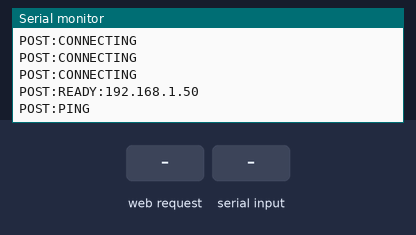
This sketch was run on a simulated ESP8266 (NodeMCU). Parts: the last lines printed to the serial monitor. Inputs (shaded band) come from the test bench. WiFi joins after 1.5 s; servers stay silent unless stated.

Above: at 3.7 s.
3.8 s: HTTP request GET /toggle received
At 5.0 s:
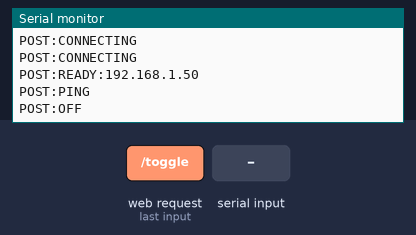
5.3 s: "ON\n" received over Serial
At 6.3 s:
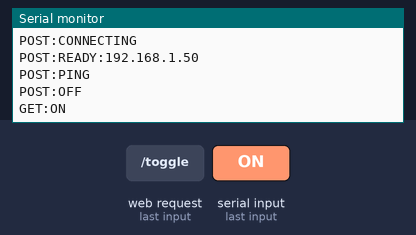
6.8 s: HTTP request GET /toggle?state=1 received
At 7.5 s:
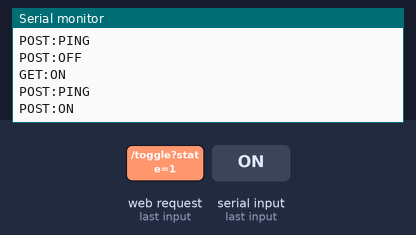
8.3 s: "OFF\n" received over Serial
At 8.7 s:
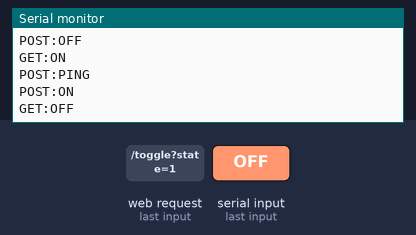
9.8 s: "PONG\n" received over Serial
At 10.4 s:
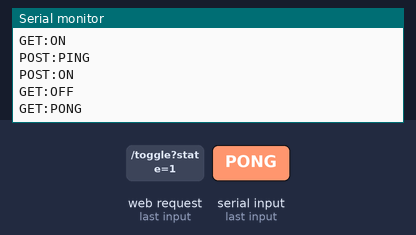
11.3 s: "1\n" received over Serial
At 12.1 s:
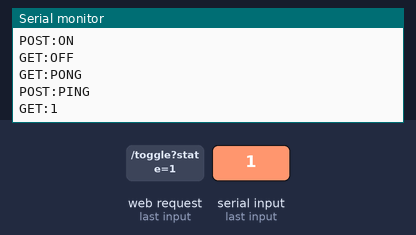

The sketch:

ESP.ino
```cpp
#include <ESP8266WebServer.h>
#include <ESP8266WiFi.h>

const char* ssid = "K2005";
const char* password = "2wsx2wsx2wsx";

ESP8266WebServer server(80);
bool ledState = false;
bool stmConnected = false;
unsigned long lastSyncAttempt = 0;
unsigned long lastPingSent = 0;
bool waitingForPong = false;

const char indexHtml[] PROGMEM = R"rawliteral(
<!DOCTYPE html>
<html lang="ru">

<head>
  <meta charset="UTF-8">
  <meta name="viewport" content="width=device-width, initial-scale=1.0">
  <title>STM32 LED</title>
  <style>
    * {
      margin: 0;
      padding: 0;
      box-sizing: border-box;
    }

    body {
      font-family: 'Segoe UI', Tahoma, sans-serif;
      background: #0f172a;
      color: #eee;
      display: flex;
      justify-content: center;
      align-items: center;
      min-height: 100vh;
    }

    .container {
      text-align: center;
      background: #1e293b;
      padding: 40px;
      box-shadow: 6px 6px #00000080;
    }

    .btn-shadow {
      box-shadow: 6px 6px #00000080;
      border-radius: 50%;
    }

    #led-btn {
      width: 200px;
      height: 200px;
      border-radius: 50%;
      border: none;
      font-size: 24px;
      font-weight: bold;
      cursor: pointer;
      transition: all 0.2s ease;
      background: #ff0000;
      color: white;
    }

    #led-btn.on {
      background: #00ff00;
    }

    #led-btn:active {
      transform: translate(4px, 4px);
    }

    #status {
      position: absolute;
      bottom: 3px;
      right: 8px;
      font-size: 18px;
      color: #2e405c;
      text-align: right;
    }
  </style>
</head>

<body>
  <div class="container">
    <div class="btn-shadow">
      <button id="led-btn" onclick="toggleLED()">OFF</button>
    </div>
  </div>
  <p id="status">Загрузка...</p>
  <script>
    let isLedOn = false;
    let status = document.getElementById('status');
    async function toggleLED() {
      isLedOn = !isLedOn;
      const btn = document.getElementById('led-btn');
      btn.textContent = isLedOn ? 'ON' : 'OFF';
      btn.classList.toggle('on', isLedOn);
      status.textContent = 'Отправка команды...';
      try {
        const response = await fetch('/toggle?state=' + (isLedOn ? '1' : '0'));
        const data = await response.json();
        status.textContent = data.message;
      } catch (e) {
        status.textContent = 'Ошибка связи!';
        isLedOn = !isLedOn;
        btn.textContent = isLedOn ? 'ON' : 'OFF';
        btn.classList.toggle('on', isLedOn);
      }
    }
    async function getStatus() {
      try {
        const response = await fetch('/status');
        const data = await response.json();
        isLedOn = data.state === 1;
        const btn = document.getElementById('led-btn');
        btn.textContent = isLedOn ? 'ON' : 'OFF';
        btn.classList.toggle('on', isLedOn);
        status.textContent = 'Подключено';
      } catch (e) {
        status.textContent = 'Нет связи с ESP';
      }
    }
    getStatus();
    setInterval(getStatus, 2000);
  </script>
</body>

</html>
)rawliteral";

void setup() {
  Serial.begin(115200);
  delay(1000);

  WiFi.mode(WIFI_STA);
  WiFi.begin(ssid, password);
  while (WiFi.status() != WL_CONNECTED) {
    serialPOST("CONNECTING");
    if (Serial.available()) {
      serialGET();
    }
    delay(500);
  }
  serialPOST("READY:" + WiFi.localIP().toString());

  server.on("/", handleRoot);
  server.on("/toggle", handleToggle);
  server.on("/status", handleStatus);
  server.begin();
}

void loop() {
  server.handleClient();

  if (Serial.available()) {
    String msg = serialGET();
    if (msg == "ON") {
      ledState = true;
      stmConnected = true;
    } else if (msg == "OFF") {
      ledState = false;
      stmConnected = true;
    } else if (msg == "PONG") {
      waitingForPong = false;
      stmConnected = true;
    }
  }

  if (millis() - lastSyncAttempt > 1000) {
    lastSyncAttempt = millis();
    if (!waitingForPong) {
      serialPOST("PING");
      waitingForPong = true;
      lastPingSent = millis();
    } else if (millis() - lastPingSent > 3000) {
      stmConnected = false;
      waitingForPong = false;
    }
  }
}

void serialPOST(String msg) {
  Serial.println("POST:" + msg);
}

String serialGET() {
  String msg = Serial.readStringUntil('\n');
  if (msg.startsWith("GET:")) {
    return "";
  }
  msg.replace("POST:", "");
  msg.trim();
  Serial.println("GET:" + msg);
  return msg;
}

void handleRoot() {
  server.send_P(200, "text/html", indexHtml);
}

void handleToggle() {
  String state = server.arg("state");
  ledState = (state == "1");
  if (ledState) {
    serialPOST("ON");
  } else {
    serialPOST("OFF");
  }
  String json = "{\"state\":" + String(ledState ? 1 : 0) + ",\"message\":\"Отправлено\"}";
  server.send(200, "application/json", json);
}

void handleStatus() {
  String json = "{\"state\":" + String(ledState ? 1 : 0) + ",\"stmConnected\":" + String(stmConnected ? "true" : "false") + "}";
  server.send(200, "application/json", json);
}
```

Measured:
- after the input at 3.8 s, the serial monitor: prints a new line at once (image 1)
- after the input at 5.3 s, the serial monitor: prints a new line at once (image 2)
- after the input at 6.8 s, the serial monitor: prints a new line at once (image 3)
- after the input at 8.3 s, the serial monitor: prints a new line at once (image 4)
- after the input at 9.8 s, the serial monitor: prints a new line at once (image 5)
- after the input at 11.3 s, the serial monitor: prints a new line at once (image 6)
